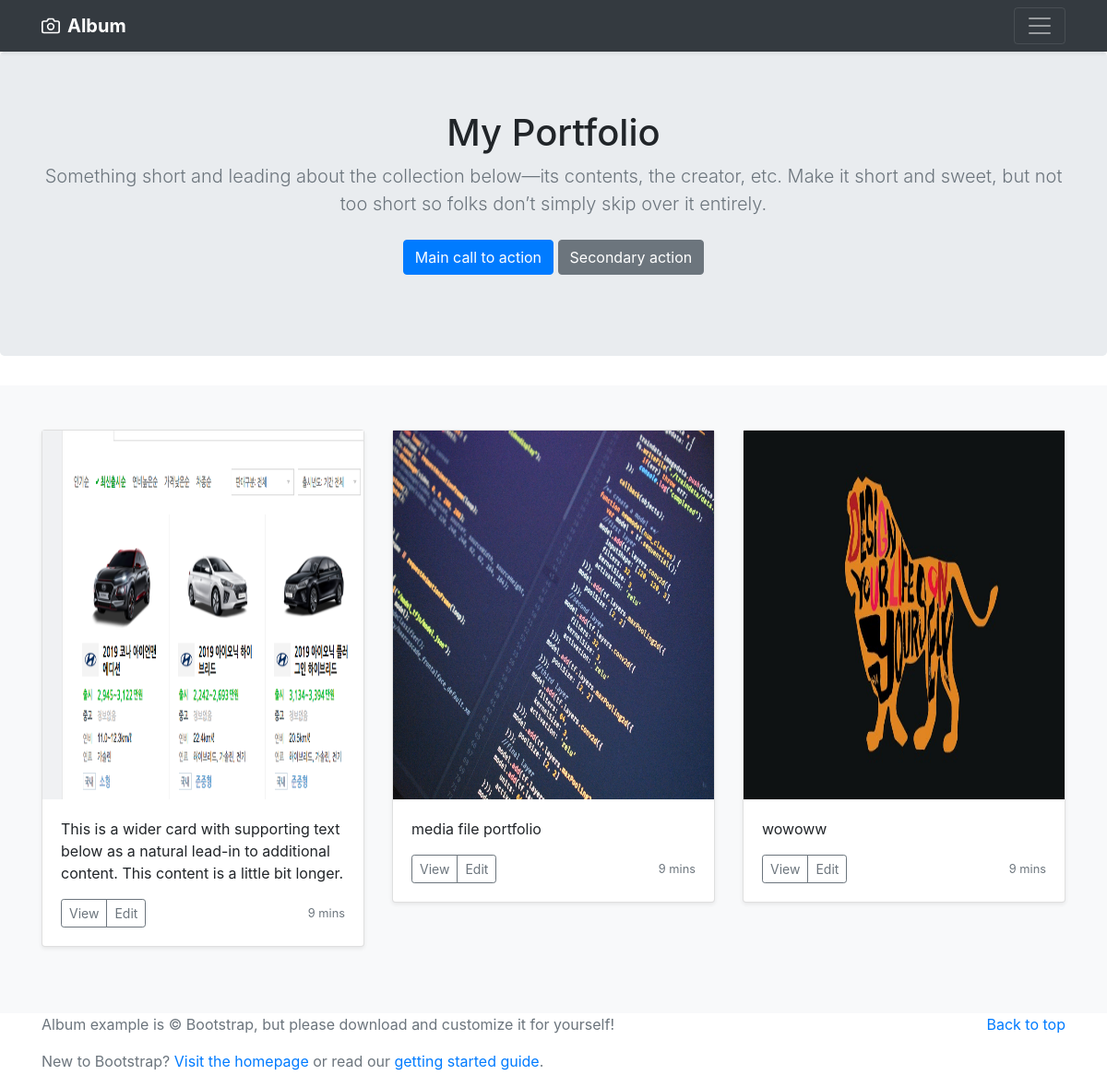
The page /portfolio/ on the database its author committed.
### portfolio/models.py (models this page shows, shortened)
class Portfolio(models.Model):
    title = models.CharField(max_length=255)
    image = models.ImageField(upload_to="images/")
    description = models.CharField(max_length=500)

### portfolio/views.py (the view)
# urls.py: path('', views.portfolio_list, name="portfolio_list"),
def portfolio_list(request):
    portfolios = Portfolio.objects.all()
    return render(request, 'list.html', {'portfolios': portfolios})

### portfolio/templates/list.html (shortened to what this page needs)
{% load staticfiles %}
<!doctype html>
<html lang="en">
  <head>
    <link rel="stylesheet" href="https://stackpath.bootstrapcdn.com/bootstrap/4.1.1/css/bootstrap.min.css">
  </head>
  <body>
    <header>
  <div class="navbar navbar-dark bg-dark shadow-sm">
    <div class="container d-flex justify-content-between">
      <a href="#" class="navbar-brand d-flex align-items-center">
        <strong>Album</strong>
      </a>
      <button class="navbar-toggler" type="button" data-toggle="collapse" data-target="#navbarHeader" aria-controls="navbarHeader" aria-expanded="false" aria-label="Toggle navigation">
        <span class="navbar-toggler-icon"></span>
      </button>
    </div>
  </div>
</header>
<main role="main">
  <section class="jumbotron text-center">
    <div class="container">
      <h1 class="jumbotron-heading">My Portfolio</h1>
      <p class="lead text-muted">Something short and leading about the collection below—its contents, the creator, etc. Make it short and sweet, but not too short so folks don’t simply skip over it entirely.</p>
      <p>
        <a href="#" class="btn btn-primary my-2">Main call to action</a>
        <a href="#" class="btn btn-secondary my-2">Secondary action</a>
      </p>
    </div>
  </section>
  <div class="album py-5 bg-light">
    <div class="container">
      <div class="row">
        <div class="col-md-4">
            <div class="card mb-4 shadow-sm">
              <img src="{% static 'cars.png' %}" height = 400 alt="영화사진">
              <div class="card-body">
                <p class="card-text">This is a wider card with supporting text below as a natural lead-in to additional content. This content is a little bit longer.</p>
                <div class="d-flex justify-content-between align-items-center">
                  <div class="btn-group">
                    <button type="button" class="btn btn-sm btn-outline-secondary">View</button>
                    <button type="button" class="btn btn-sm btn-outline-secondary">Edit</button>
                  </div>
                  <small class="text-muted">9 mins</small>
                </div>
              </div>
            </div>
          </div>
        {% for portfolio in portfolios %}
          <div class="col-md-4">
            <div class="card mb-4 shadow-sm">
              <img src="{{ portfolio.image.url }}" height = 400 alt="영화사진">
              <div class="card-body">
                <p class="card-text">{{ portfolio.description }}</p>
                <div class="d-flex justify-content-between align-items-center">
                  <div class="btn-group">
                    <button type="button" class="btn btn-sm btn-outline-secondary">View</button>
                    <button type="button" class="btn btn-sm btn-outline-secondary">Edit</button>
                  </div>
                  <small class="text-muted">9 mins</small>
                </div>
              </div>
            </div>
          </div>
        {% endfor %}
      </div>
    </div>
  </div>
</main>
<footer class="text-muted">
  <div class="container">
    <p class="float-right">
      <a href="#">Back to top</a>
    </p>
    <p>Album example is &copy; Bootstrap, but please download and customize it for yourself!</p>
    <p>New to Bootstrap? <a href="https://getbootstrap.com/">Visit the homepage</a> or read our <a href="/docs/4.3/getting-started/introduction/">getting started guide</a>.</p>
  </div>
</footer>
</body>
</html>

### rows shown on the page
Portfolio: image (picture), description "media file portfolio"
Portfolio: image (picture), description "wowoww"
